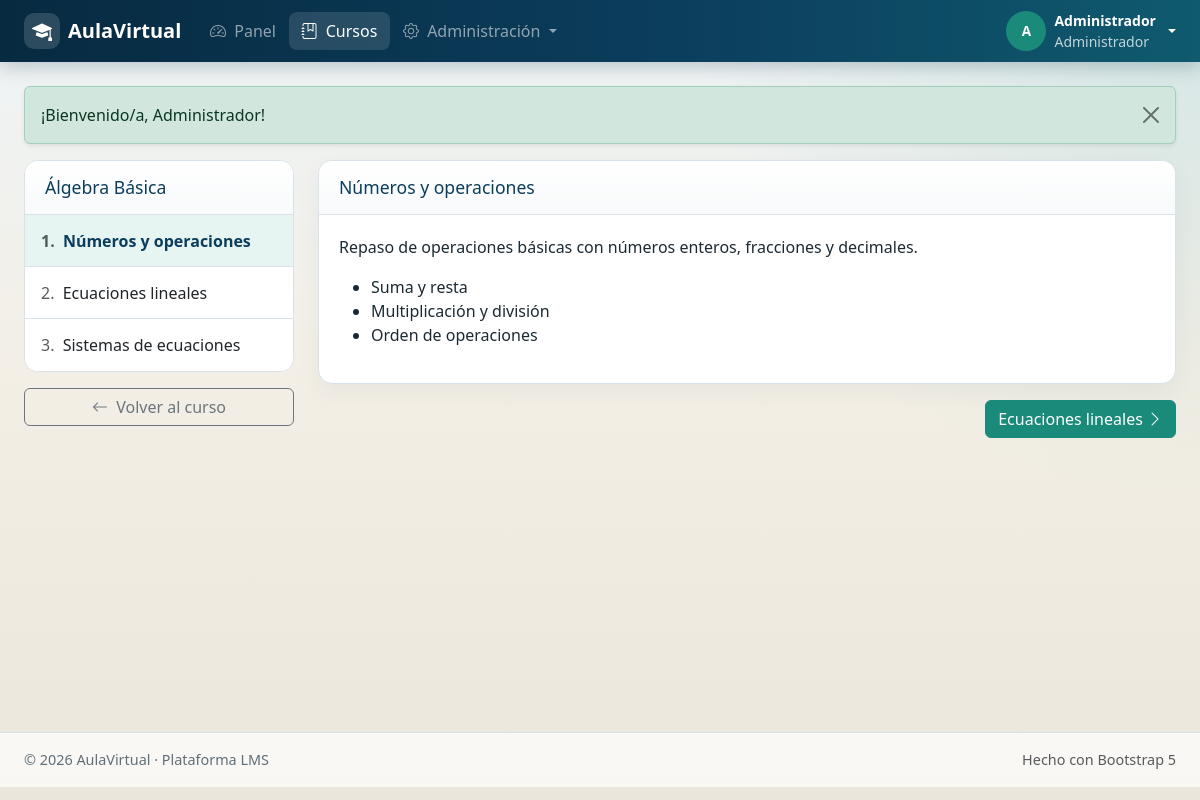
Page /leccion.php?id=1 (signed in) on the committed database.
### tables this page shows
CREATE TABLE lessons (
    id INT AUTO_INCREMENT PRIMARY KEY,
    course_id INT NOT NULL,
    title VARCHAR(200) NOT NULL,
    content LONGTEXT DEFAULT NULL,
    video_url VARCHAR(500) DEFAULT NULL,
    attachment VARCHAR(255) DEFAULT NULL,
    sort_order INT NOT NULL DEFAULT 0,
    is_published TINYINT(1) NOT NULL DEFAULT 1,
    created_at TIMESTAMP DEFAULT CURRENT_TIMESTAMP,
    FOREIGN KEY (course_id) REFERENCES courses(id) ON DELETE CASCADE
);

CREATE TABLE courses (
    id INT AUTO_INCREMENT PRIMARY KEY,
    category_id INT DEFAULT NULL,
    teacher_id INT NOT NULL,
    title VARCHAR(200) NOT NULL,
    code VARCHAR(30) NOT NULL UNIQUE,
    description TEXT DEFAULT NULL,
    image VARCHAR(255) DEFAULT NULL,
    status ENUM('draft','published','archived') NOT NULL DEFAULT 'draft',
    created_at TIMESTAMP DEFAULT CURRENT_TIMESTAMP,
    FOREIGN KEY (category_id) REFERENCES categories(id) ON DELETE SET NULL,
    FOREIGN KEY (teacher_id) REFERENCES users(id) ON DELETE CASCADE
);

### config/base_datos.php (called while the page is built, shortened)
<?php
class BaseDatos
{
    private static ?PDO $instancia = null;
    public static function obtenerConexion(): PDO
    {
        if (self::$instancia === null) {
            $dsn = 'mysql:host=' . BD_HOST . ';dbname=' . BD_NOMBRE . ';charset=' . BD_CHARSET;
            self::$instancia = new PDO($dsn, BD_USUARIO, BD_CLAVE, [
                PDO::ATTR_ERRMODE => PDO::ERRMODE_EXCEPTION,
                PDO::ATTR_DEFAULT_FETCH_MODE => PDO::FETCH_ASSOC,
                PDO::ATTR_EMULATE_PREPARES => false,
            ]);
        }
        return self::$instancia;
    }
}
function bd(): PDO
{
    return BaseDatos::obtenerConexion();
}

### includes/funciones.php (called while the page is built, shortened)
<?php
require_once __DIR__ . '/../config/base_datos.php';
function escapar(?string $valor): string
{
    return htmlspecialchars($valor ?? '', ENT_QUOTES, 'UTF-8');
}

### leccion.php (the view, shortened to what this page needs)
<?php
require_once __DIR__ . '/includes/funciones.php';
$id = (int) ($_GET['id'] ?? 0);
$stmt = bd()->prepare(
    'SELECT l.*, c.title AS course_title, c.teacher_id, c.id AS course_id
     FROM lessons l JOIN courses c ON c.id = l.course_id WHERE l.id = ?'
);
$stmt->execute([$id]);
$lesson = $stmt->fetch();
$siblings = bd()->prepare('SELECT id, title, sort_order FROM lessons WHERE course_id = ? ORDER BY sort_order, id');
$siblings->execute([(int) $lesson['course_id']]);
$siblings = $siblings->fetchAll();
$prev = $next = null;
foreach ($siblings as $i => $sib) {
    if ((int) $sib['id'] === $id) {
        $next = $siblings[$i + 1] ?? null;
        break;
    }
}
require_once __DIR__ . '/includes/encabezado.php';
?>
<div class="row g-4">
    <div class="col-lg-3">
        <div class="sidebar-course">
            <div class="panel-header"><h3 class="mb-0"><?= escapar($lesson['course_title']) ?></h3></div>
            <div class="list-group list-group-flush">
                <?php foreach ($siblings as $i => $sib): ?>
                    <a href="<?= URL_APP ?>/leccion.php?id=<?= (int) $sib['id'] ?>"
                       class="list-group-item list-group-item-action <?= (int) $sib['id'] === $id ? 'active' : '' ?>">
                        <span class="text-muted me-1"><?= $i + 1 ?>.</span> <?= escapar($sib['title']) ?>
                    </a>
                <?php endforeach; ?>
            </div>
        </div>
        <a href="<?= URL_APP ?>/curso.php?id=<?= (int) $lesson['course_id'] ?>" class="btn btn-outline-secondary w-100 mt-3">
            <i class="bi bi-arrow-left me-1"></i> Volver al curso
        </a>
    </div>
    <div class="col-lg-9">
        <div class="panel">
            <div class="panel-header">
                <h2><?= escapar($lesson['title']) ?></h2>
            </div>
            <div class="panel-body">
                <div class="content-html">
                    <?= $lesson['content'] ?: '<p class="text-muted">Sin contenido.</p>' ?>
                </div>
            </div>
        </div>
        <div class="d-flex justify-content-between mt-3">
            <?php if ($next): ?>
                <a href="<?= URL_APP ?>/leccion.php?id=<?= (int) $next['id'] ?>" class="btn btn-primary"><?= escapar($next['title']) ?> <i class="bi bi-chevron-right"></i></a>
            <?php endif; ?>
        </div>
    </div>
</div>
<?php require_once __DIR__ . '/includes/pie.php'; ?>

### assets/css/style.css (style rules this page uses)
:root { --av-navy: #0b3d5c; --av-navy-dark: #072a40; --av-teal: #1a8a7a; --av-teal-light: #e6f5f2; --av-sand: #f3efe6; --av-ink: #1c2a33; --av-muted: #5f6f7a; --av-border: #d9e2e8; --av-card: #ffffff; --av-radius: 14px; }
* { box-sizing: border-box; }
body { font-family: "Segoe UI", "Trebuchet MS", Candara, sans-serif; color: var(--av-ink); background: var(--av-sand); min-height: 100vh; }
.app-body { background: radial-gradient(circle at top right, rgba(26, 138, 122, 0.12), transparent 35%), linear-gradient(180deg, #eef4f7 0%, var(--av-sand) 45%, #ebe6db 100%); }
.panel { background: var(--av-card); border: 1px solid var(--av-border); border-radius: var(--av-radius); box-shadow: 0 8px 24px rgba(11, 61, 92, 0.05); overflow: hidden; }
.panel-header { padding: 1rem 1.25rem; border-bottom: 1px solid var(--av-border); background: linear-gradient(180deg, #fff, #f8fafb); display: flex; justify-content: space-between; align-items: center; gap: 1rem; }
.panel-header h2, .panel-header h3 { margin: 0; font-size: 1.1rem; color: var(--av-navy); }
.panel-body { padding: 1.25rem; }
.btn-primary { --bs-btn-bg: var(--av-teal); --bs-btn-border-color: var(--av-teal); --bs-btn-hover-bg: #157567; --bs-btn-hover-border-color: #157567; --bs-btn-active-bg: #12685c; --bs-btn-active-border-color: #12685c; }
.sidebar-course { background: #fff; border: 1px solid var(--av-border); border-radius: var(--av-radius); overflow: hidden; }
.sidebar-course .list-group-item { border: 0; border-bottom: 1px solid var(--av-border); padding: 0.85rem 1rem; }
.sidebar-course .list-group-item.active { background: var(--av-teal-light); color: var(--av-navy); font-weight: 600; }

### rows in the picture
lessons: course.title "Álgebra Básica", title "Números y operaciones", content "Repaso de operaciones básicas con números enteros, fracciones y decimales. Suma y resta Multiplicación y división Orden de operaciones"
lessons: title "Ecuaciones lineales"
lessons: title "Sistemas de ecuaciones"

### other values in the picture
escapar(NOMBRE_APP) "AulaVirtual"
escapar(iniciales($usuario['name'])) "A"
escapar($usuario['name']) "Administrador"
escapar(etiqueta_rol($usuario['role'])) "Administrador"
escapar($mensaje['mensaje']) "¡Bienvenido/a, Administrador!"
